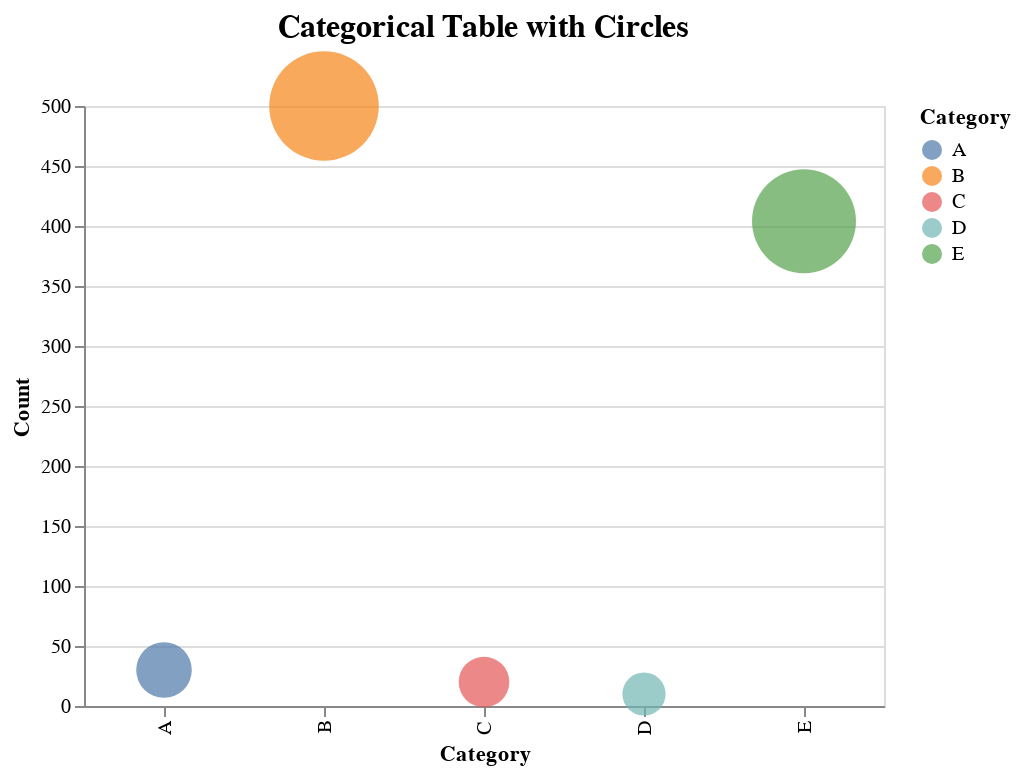

The code cell stored with this chart in its notebook:
### Code cell
import altair as alt
import pandas as pd
import numpy as np

# Sample data (replace this with your actual data)
data = pd.DataFrame({
    'Category': ['A', 'B', 'C', 'D', 'E'],
    'Value': [30, 500, 20, 10, 404]
})

# Calculate circle sizes based on 'Value'
data['CircleSize'] = np.sqrt(data['Value'])

# Create a scatter plot with circles to represent the categorical table
circle_table = alt.Chart(data).mark_circle().encode(
    x='Category:O',
    y=alt.Y('Value:Q', title='Count'),
    size=alt.Size('CircleSize:Q', scale=alt.Scale(range=[50, 3000]), legend=None),  # Adjust size range as needed
    color=alt.Color('Category:N')
).properties(
    width=400,
    height=300,
    title='Categorical Table with Circles'
).configure_title(
    fontSize=16,
    anchor='middle'
)

circle_table

### Figure 1 — Vega-Lite specification as saved in the notebook (floating-point values rounded to 4 significant figures)
{"config": {"view": {"continuousWidth": 300, "continuousHeight": 300}, "title": {"anchor": "middle", "fontSize": 16}}, "data": {"name": "data-7633c833451965df3bbc5924a3a30896"}, "mark": {"type": "circle"}, "encoding": {"color": {"field": "Category", "type": "nominal"}, "size": {"field": "CircleSize", "legend": null, "scale": {"range": [50, 3000]}, "type": "quantitative"}, "x": {"field": "Category", "type": "ordinal"}, "y": {"field": "Value", "title": "Count", "type": "quantitative"}}, "height": 300, "title": "Categorical Table with Circles", "width": 400, "$schema": "https://vega.github.io/schema/vega-lite/v5.15.1.json", "datasets": {"data-7633c833451965df3bbc5924a3a30896": [{"Category": "A", "Value": 30, "CircleSize": 5.477}, {"Category": "B", "Value": 500, "CircleSize": 22.36}, {"Category": "C", "Value": 20, "CircleSize": 4.472}, {"Category": "D", "Value": 10, "CircleSize": 3.162}, {"Category": "E", "Value": 404, "CircleSize": 20.1}]}}
